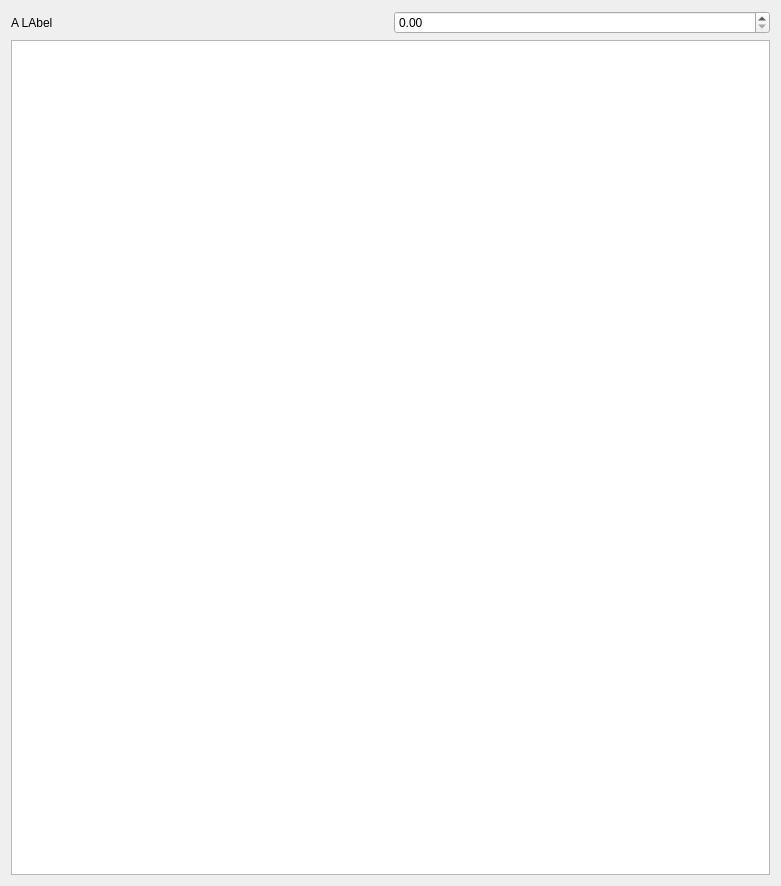
<?xml version="1.0" encoding="UTF-8"?>
<ui version="4.0">
 <class>Form</class>
 <widget class="QWidget" name="Form">
  <property name="geometry">
   <rect>
    <x>0</x>
    <y>0</y>
    <width>781</width>
    <height>886</height>
   </rect>
  </property>
  <property name="windowTitle">
   <string>Form</string>
  </property>
  <layout class="QHBoxLayout" name="horizontalLayout_2">
   <item>
    <layout class="QVBoxLayout" name="verticalLayout">
     <item>
      <layout class="QHBoxLayout" name="horizontalLayout">
       <item>
        <widget class="QLabel" name="label_8">
         <property name="text">
          <string>A LAbel</string>
         </property>
        </widget>
       </item>
       <item>
        <widget class="QDoubleSpinBox" name="doubleSpinBox"/>
       </item>
      </layout>
     </item>
     <item>
      <widget class="QGraphicsView" name="graphicsView"/>
     </item>
    </layout>
   </item>
  </layout>
 </widget>
 <resources/>
 <connections/>
</ui>
